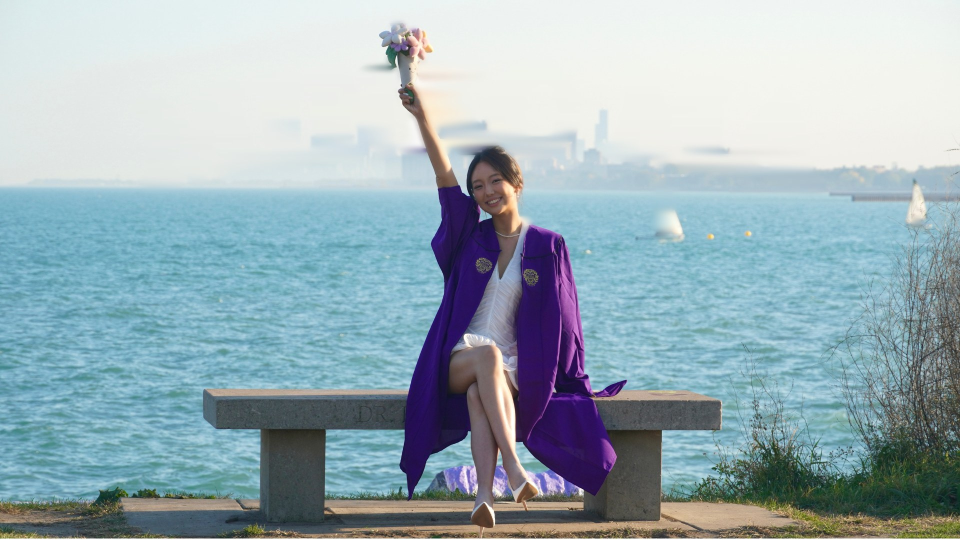
#> input picture assets/hero/plate.jpg, 1920 x 1080 px (shown at 1/2 size)
$ python prep_scene.py
#> lines starting #> are read from the running program, lines starting #| are printed output that depends on the picture; after the words box and inside, x2 and y2 are one past the last pixel; in counts of white or black regions, pixels touching at a corner belong together
"""Paint the subject out of the cleaned hero plate.

With the subject gone from the background, the subject PNG becomes a layer that
can move independently of the scene instead of being pinned to the pixels it was
cut from. The lake and the bench are horizontally continuous, so a row-wise
bridge between the nearest unmasked pixels left and right reconstructs them
convincingly at hero scale.
"""

import os

import numpy as np
from PIL import Image, ImageFilter

ROOT = os.path.dirname(os.path.dirname(os.path.abspath(__file__)))
HERO = os.path.join(ROOT, "assets", "hero")

plate = np.array(Image.open(f"{HERO}/plate.jpg").convert("RGB")).astype(np.float32)
alpha = np.array(Image.open(f"{HERO}/subject.png").split()[-1])
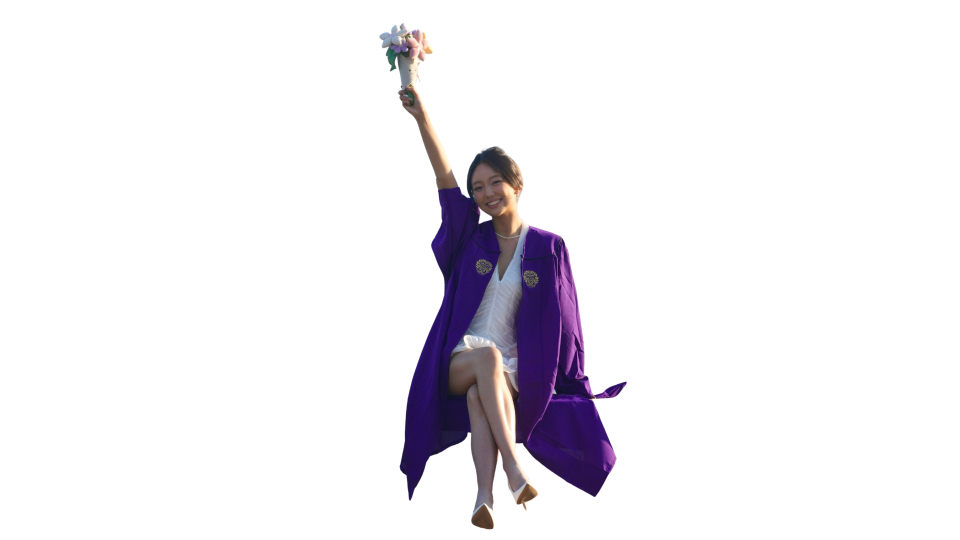
#> input picture assets/hero/subject.png, 1920 x 1080 px (shown at 1/2 size)
H, W, _ = plate.shape
#> H = 1080; W = 1920

mask = alpha > 8
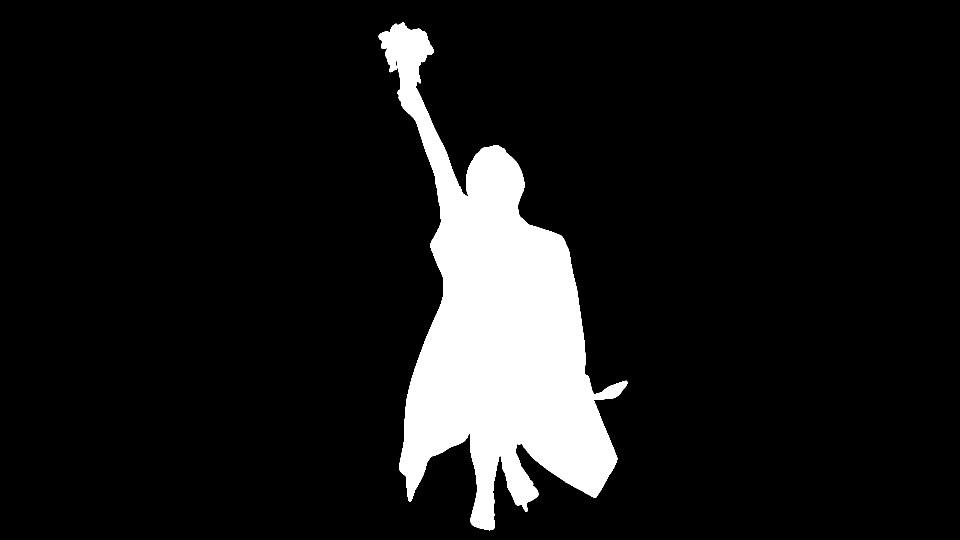
#> mask: shape (1080, 1920) bool (shown at 1/2 size); 10% white; 1 white region, box (x1, y1, x2, y2) and area: (757, 45, 1255, 1061) 206757
for _ in range(10):  # widen past the cutout's soft edge and colour fringe
    p = np.zeros_like(mask)
    p[1:, :] |= mask[:-1, :]
    p[:-1, :] |= mask[1:, :]
    p[:, 1:] |= mask[:, :-1]
    p[:, :-1] |= mask[:, 1:]
    mask |= p
#> this loop made 10 passes
#> pass 1, `mask |= p`:
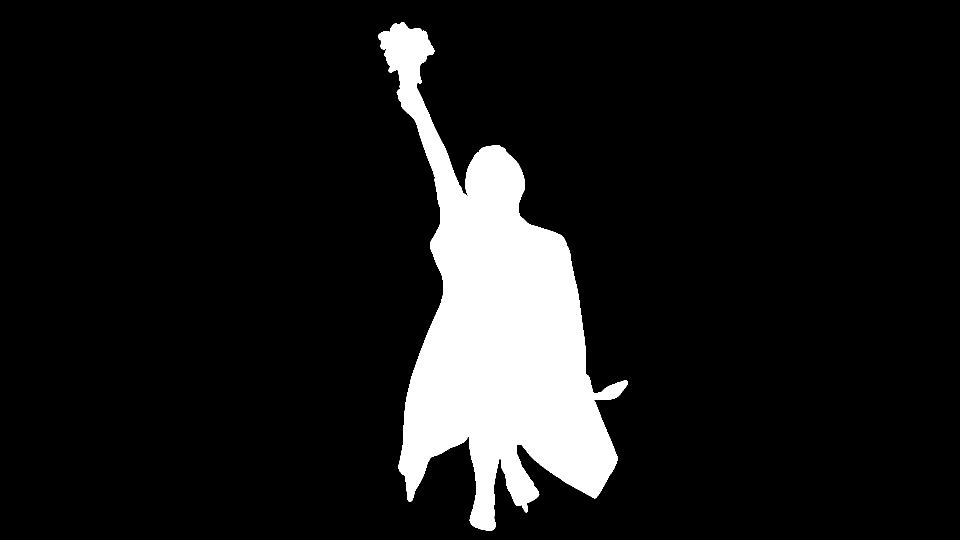
#> mask: shape (1080, 1920) bool (shown at 1/2 size); 10.1% white; 1 white region, box (x1, y1, x2, y2) and area: (756, 44, 1256, 1062) 210252
#> after the loop:
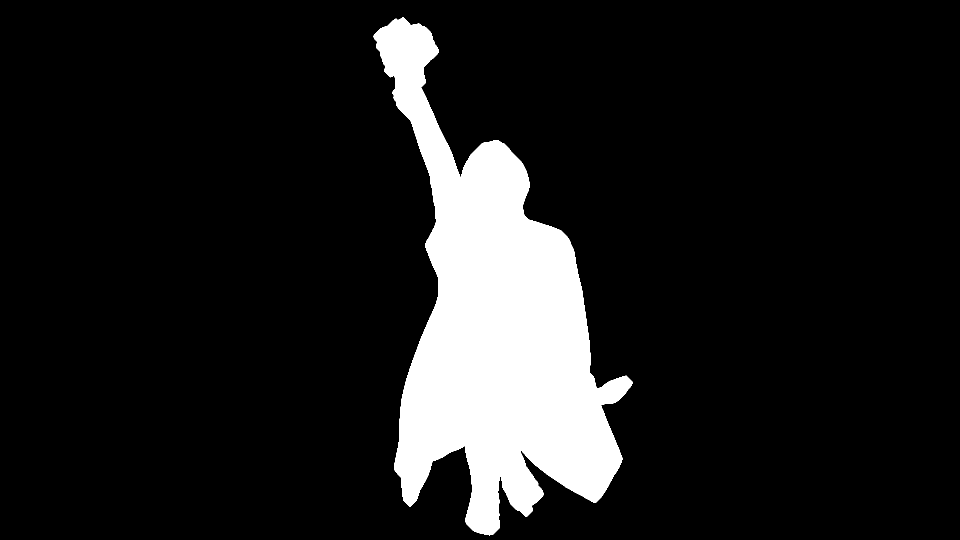
#> mask: shape (1080, 1920) bool (shown at 1/2 size); 11.6% white; 1 white region, box (x1, y1, x2, y2) and area: (747, 35, 1265, 1071) 240165

out = plate.copy()
for y in range(H):
    xs = np.nonzero(mask[y])[0]
    if not len(xs):
        continue
    groups, s = [], xs[0]
    for a, b in zip(xs, xs[1:]):
        if b != a + 1:
            groups.append((s, a))
            s = b
    groups.append((s, xs[-1]))
    for x0, x1 in groups:
        cl = out[y, x0 - 1] if x0 - 1 >= 0 else None
        cr = out[y, x1 + 1] if x1 + 1 < W else None
        if cl is None and cr is None:
            continue
        cl = cr if cl is None else cl
        cr = cl if cr is None else cr
        n = x1 - x0 + 1
        t = ((np.arange(n) + 1) / (n + 1))[:, None]
        out[y, x0:x1 + 1] = cl * (1 - t) + cr * t
#> this loop made 1080 passes
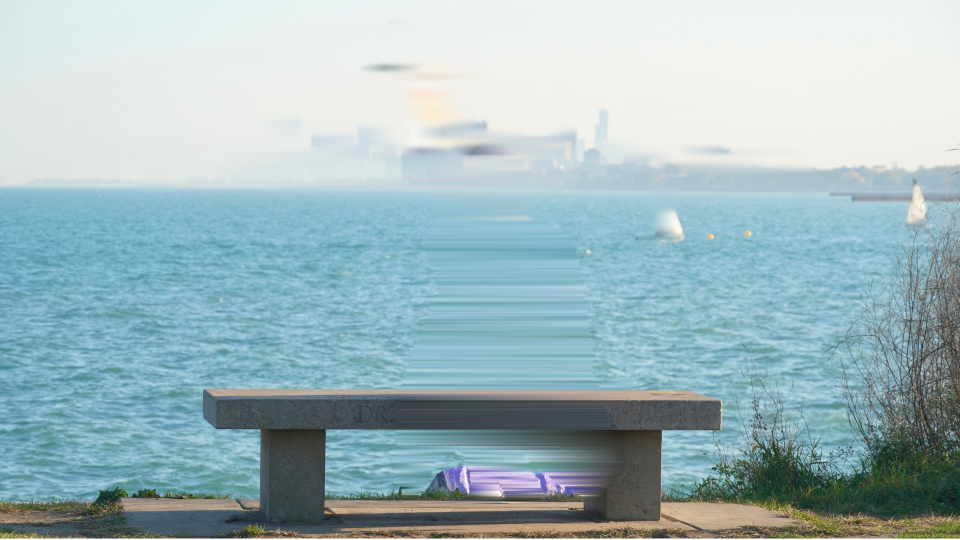
#> out: shape (1080, 1920, 3) float32 (shown at 1/2 size); mean R, G, B 160.1, 184.6, 189.8

img = Image.fromarray(np.clip(out, 0, 255).astype(np.uint8))
soft = img.filter(ImageFilter.GaussianBlur(9))
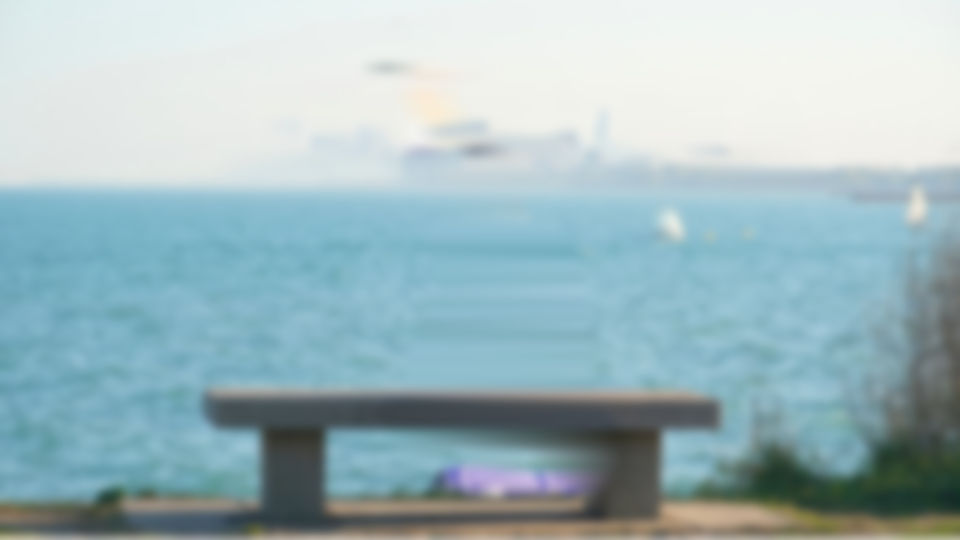
#> soft: PIL image 1920x1080 RGB (shown at 1/2 size); mean R, G, B 160.3, 185, 190.1
m = Image.fromarray((mask * 255).astype(np.uint8)).filter(ImageFilter.GaussianBlur(11))
img = Image.composite(soft, img, m)
img.save(f"{HERO}/scene.jpg", quality=86, optimize=True, progressive=True)
img.resize((480, 270), Image.LANCZOS).save(f"{HERO}/scene-small.jpg", quality=70)
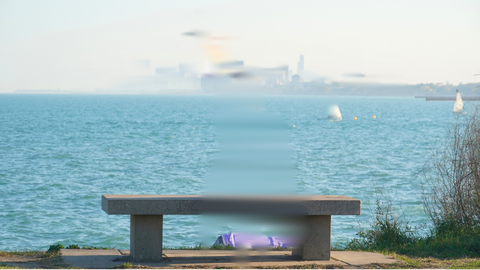
#> saved as scene-small.jpg: PIL image 480x270 RGB; mean R, G, B 160.1, 184.7, 189.8
print("wrote scene.jpg")
